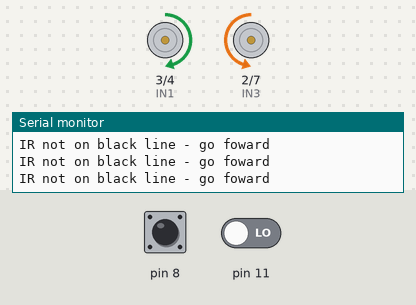
Bench run of a sketch on a simulated Arduino Uno, built with avr-gcc and run on an emulated ATmega328P. Shown: motor-driver pin pairs drawn as motors (green arrow = first pin HIGH = forward, orange = second pin HIGH = backward, longer = more drive, scaled by the enable pin), the last lines printed to the serial monitor. The test bench sets the inputs (shaded band); at power-on: pin 8 LOW, pin 11 LOW.

Above: at 1.2 s.
1.3 s: pin 8 driven HIGH
At 1.7 s:
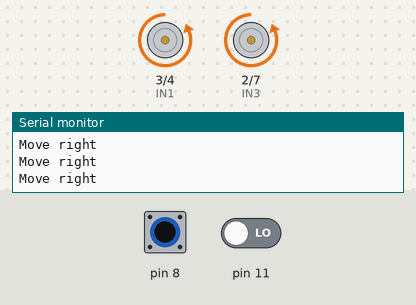
2.8 s: pin 11 driven HIGH
At 3.9 s:
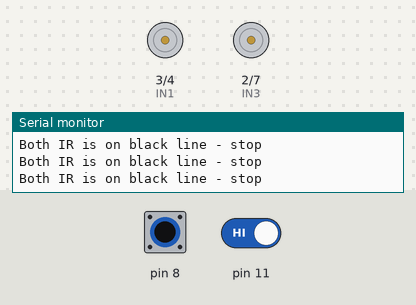
4.3 s: pin 8 driven LOW
At 5.4 s:
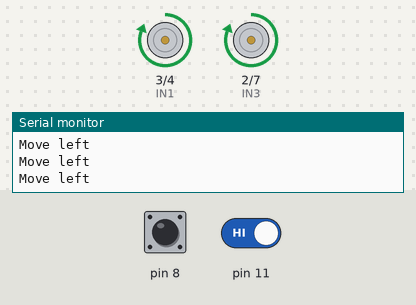
5.8 s: pin 11 driven LOW
At 7.3 s:
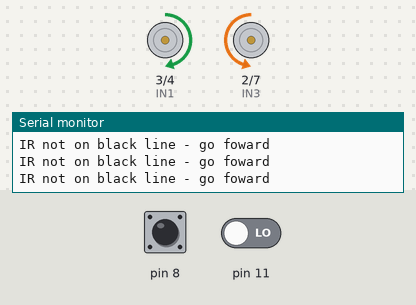
8.8 s: pin 8 pulsed HIGH 5 times (0.12 s each, 0.3 s apart)
At 9.63 s:
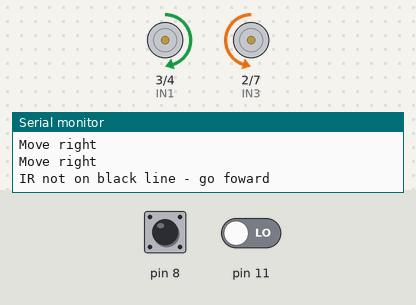
13.3 s: pin 8 driven HIGH and pin 11 driven HIGH
At 14.4 s:
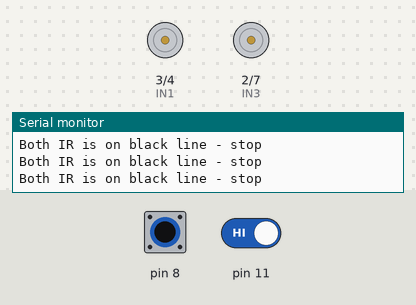
Timing chart, 0 to 16.3 s (numbered marks = the images above; inputs shaded):
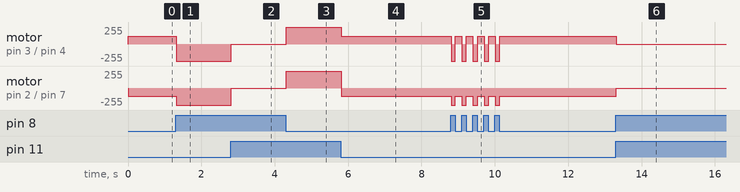

The sketch:

LineFollowe.ino
```cpp
//define L298n module IO Pin
int ENA = 5;
int IN1 = 3;
int IN2 = 4;

int ENB = 6;
int IN3 = 2;
int IN4 = 7;

#define MotorASpeed 120
#define MotorBSpeed 120

int Sensor1 = 0;
int Sensor4 = 0;

void setup() {

  pinMode(ENA, OUTPUT);
  pinMode(IN1, OUTPUT);
  pinMode(IN2, OUTPUT);

  pinMode(ENB, OUTPUT);
  pinMode(IN3, OUTPUT);
  pinMode(IN4, OUTPUT);

  pinMode(Sensor1, INPUT);
  pinMode(Sensor4, INPUT);
  Serial.begin(9600);
}

void loop() {
  digitalWrite(ENA, HIGH);
  digitalWrite(ENB, HIGH);

  Sensor1 = digitalRead(8);
  Sensor4 = digitalRead(11);

  if (Sensor1 == HIGH && Sensor4 == HIGH) //IR is on black line
  {
    //Stop both Motors
    digitalWrite(IN1, LOW);
    digitalWrite(IN2, LOW);
    digitalWrite(IN3, LOW);
    digitalWrite(IN4, LOW);
    analogWrite (ENA, 0);
    analogWrite (ENB, 0);
    Serial.println("Both IR is on black line - stop");
  }
  else if (Sensor1 == LOW && Sensor4 == LOW) //IR not on black line
  {
    //Move both the Motors
    digitalWrite(IN1, HIGH);
    digitalWrite(IN2, LOW);
    digitalWrite(IN3, LOW);
    digitalWrite(IN4, HIGH);
    analogWrite (ENA, MotorASpeed);
    analogWrite (ENB, MotorBSpeed);
    Serial.println("IR not on black line - go foward");
  }

  else if (Sensor1 == LOW && Sensor4 == HIGH)
  {
    digitalWrite(IN1, HIGH);
    digitalWrite(IN2, LOW);
    digitalWrite(IN3, HIGH);
    digitalWrite(IN4, LOW);
    analogWrite (ENA, 255);
    analogWrite (ENB, 255);
    Serial.println("Move left");
  }

  else if (Sensor1 == HIGH && Sensor4 == LOW)
  {
    digitalWrite(IN1, LOW);
    digitalWrite(IN2, HIGH);
    digitalWrite(IN3, LOW);
    digitalWrite(IN4, HIGH);
    analogWrite (ENA, 255);
    analogWrite (ENB, 255);
    Serial.println("Move right");
  }

  else
  {
    //Stop both the motors
    digitalWrite(IN1, LOW);
    digitalWrite(IN2, LOW);
    digitalWrite(IN3, LOW);
    digitalWrite(IN4, LOW);
    analogWrite (ENA, 0);
    analogWrite (ENB, 0);
    Serial.println("stop");
  }
}
```

Measured:
- after the input at 1.3 s, motor on pin 3 (IN1) / pin 4 (IN2): forward 120/255 → backward 255/255 at once; motor on pin 2 (IN3) / pin 7 (IN4): backward 120/255 → backward 255/255 at once
- after the input at 2.8 s, motor on pin 3 (IN1) / pin 4 (IN2), motor on pin 2 (IN3) / pin 7 (IN4): backward 255/255 → stopped at once
- after the input at 4.3 s, motor on pin 3 (IN1) / pin 4 (IN2), motor on pin 2 (IN3) / pin 7 (IN4): stopped → forward 255/255 at once
- after the input at 5.8 s, motor on pin 3 (IN1) / pin 4 (IN2): forward 255/255 → forward 120/255 at once; motor on pin 2 (IN3) / pin 7 (IN4): forward 255/255 → backward 120/255 at once
- after the input at 13.3 s, motor on pin 3 (IN1) / pin 4 (IN2): forward 120/255 → stopped at once; motor on pin 2 (IN3) / pin 7 (IN4): backward 120/255 → stopped at once
